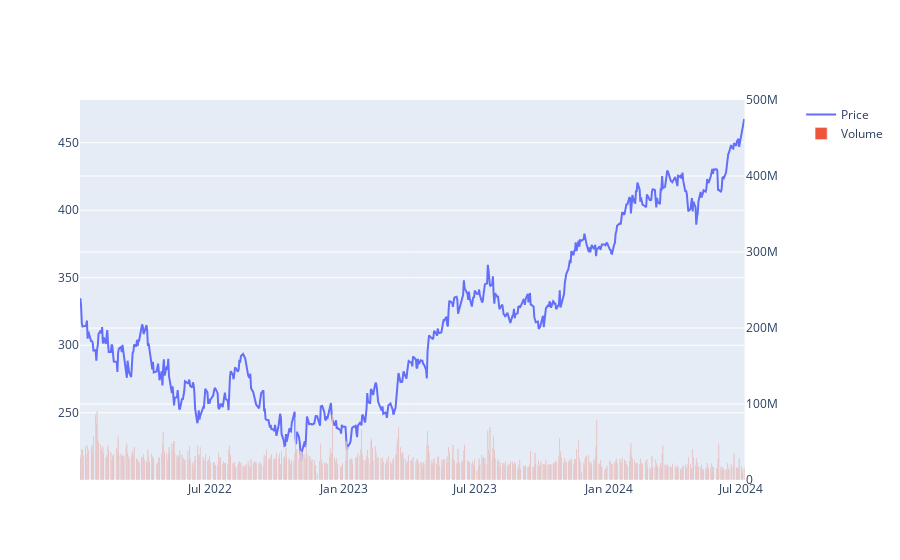

Notebook source saved alongside this figure:
### Markdown cell above
##### Rescale volume

### Code cell
fig2.update_yaxes(range=[0,500000000],secondary_y=True)
fig2.update_yaxes(visible=True, secondary_y=True)
fig2

### Figure 1 — Plotly figure (JSON) as saved in the notebook; plotly's stock layout.template omitted (floating-point values rounded to 4 significant figures; data arrays with more than 128 entries replaced by an {"elided": "..."} marker saying what was removed)
{"data": [{"name": "Price", "type": "scatter", "x": {"elided": "629 str values"}, "xaxis": "x", "y": {"elided": "629 float values"}, "yaxis": "y"}, {"name": "Volume", "type": "bar", "x": {"elided": "629 str values"}, "xaxis": "x", "y": {"elided": "629 int values"}, "yaxis": "y2"}], "layout": {"xaxis": {"anchor": "y", "domain": [0, 0.94]}, "yaxis": {"anchor": "x", "domain": [0, 1]}, "yaxis2": {"anchor": "x", "overlaying": "y", "range": [0, 500000000], "side": "right", "visible": true}}}
